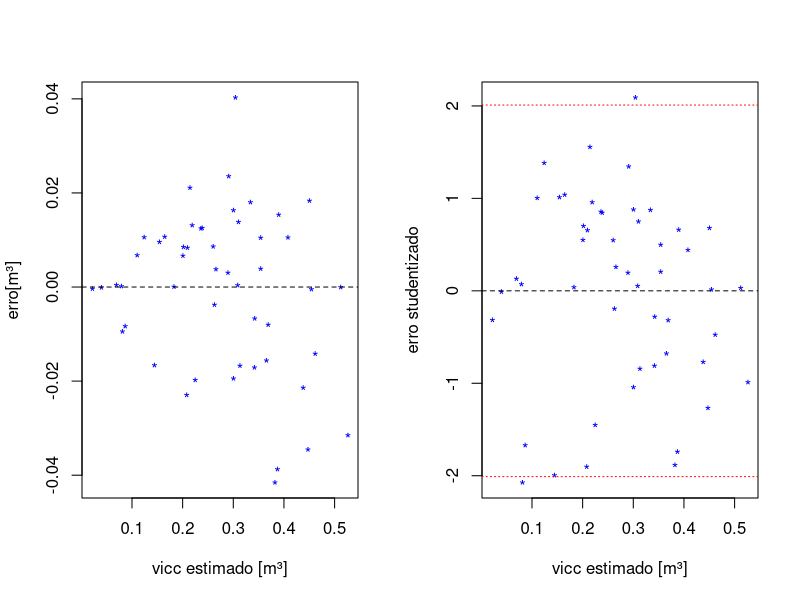

Recreate this plot in R.
#AJUSTE E SELEÇÃO DE MODELOS LINEARES MÚLTIPLOS COM VARIÁVEL DEPENDENTE TRANSFORMADA


# Carregando os Dados -----------------------------------------------------

dados <- read.csv2('cubagem.csv')

# Modelo de Schumacher & Hall (logarítmico)  ln(vicc) = b0 + b1 * ln(dap)+ b2 * ln(ht)
# modelo centrado pra média é o que utilizaremos em Inventário 100pre:
modelo <- 'log(vicc) ~ log(dap) + log(ht)'

### Ajuste de modelos lineares múltiplos
ajsch <- lm(formula = modelo, data = dados)

# h0 os betas são iguais a 0, nesse caso os betas são diferentes de zero (significativos)
sumario <- summary(ajsch)

anova(ajsch)


## Índice de Furnival 
## Para o cálculo do IF deve-se calcular a inversa da média geométrica da derivada da 
## variável dependente e, em seguida,
## multiplicar pelo erro padrão residual obtido no ajuste com a variável transformada

y <- dados$vicc

# derivada de y em função de y
D(expression(log(y)), 'y')
dy <- 1/y



# Média geométrica
medgeo <- exp(mean(log(dy), na.rm = T))

#OU

# Média geométrica
medgeo <- prod(dy)^(1/length(dy))

#OU

library(psych)
medgeo <- geometric.mean(dy,na.rm=TRUE)

# obs. nós iremos utilizar a média geométrica (o primeiro método demonstrado acima)


# escala convertida de lnm^3 para m^3
furnival <- 1/medgeo*sumario$sigma

furnival_perc <- furnival/mean(y) * 100



##Fator de correção da discrepância logarítmica de Meyer para as estimativas das variáveis dependentes
fc <- exp(0.5 * sumario$sigma^2)
viccest <- exp(predict(ajsch))* fc


##Análise gráfica dos resíduos

par(mfrow=c(1,2))

residuos <- dados$vicc-viccest

#vest<-exp(predict(ajsch));
#residuos<-dados$vicc-vest;

# gráfico com correção: (os gráficos são iguais sem essa correção)
plot(viccest, 
     residuos,
     pch = '*', 
     col = 'blue',
     xlab = 'vicc estimado [m³]',
     ylab = 'erro[m³]'
     )

# eixo para facilitar visualização:
abline(h = 0, lty = 2)

# gráfico sem correção:
plot(viccest,
     rstudent(ajsch),
     pch = '*', 
     col = 'blue',
     xlab = 'vicc estimado [m³]',
     ylab = 'erro studentizado'
     )

abline(h = 0, lty = 2)

(tinf <- qt(0.025, nrow(dados)-1))
(tsup <- qt(0.975, nrow(dados)-1))

abline(h = tinf, lty = 3, col = 'red')
abline(h = tsup, lty = 3, col = 'red')

# indicar os pontos estranhos (clicar nos pontos): 
vetor_indice <- identify(exp(predict(ajsch)), rstudent(ajsch))

# apagando os dados selcionados:
dados <- dados[- vetor_indice, ]


# escala de todos os gráficos deve ser a mesma
